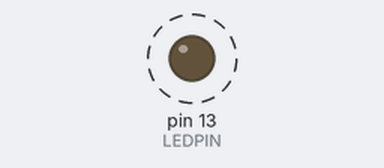
The sketch below on a simulated Arduino Uno, built with avr-gcc and run on an emulated ATmega328P. Parts: output pins drawn as LEDs (lit = HIGH). Dashed ring = blinking.

Above: at 0.14 s.
Timing chart, 0 to 3.0 s (numbered marks = the images above):
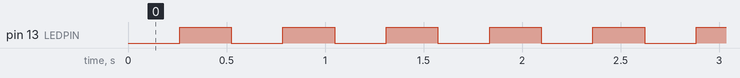

The sketch:

TimeInterrupts.ino
```cpp
// ATMega328p
//16MHz clock
//
//3 Timers :: All use the AVR chip which have the control registers for the timers
//  Timer0 :: 8-bit (0-255) :: Used by delay() and millis()55ccccccccccccccccccccc2 (probabally shouldn't change)
//  Timer1 :: 16-bit (0-65535) :: Use by Arduino Server library, but okay to use
//  Timer2 :: 8-bit (0-255) :: Use by tone()
//
//TCCRxA and TCCRxB, where x == 0, 1, 2; TCCR :: Timer/Counter Control Register (0-2 correlate)
//  Each TCCR has 8 bits:
//    TCCRxA
//      Bit : Read/Write : Initial : Name
//      0 : RW : 0 : WGM10
//      1 : RW : 0 : WGM11
//      2 :  W : 0 : -
//      3 :  W : 0 : -
//      4 : RW : 0 : COM1B0
//      5 : RW : 0 : COM1B1
//      6 : RW : 0 : COM1A0
//      7 : RW : 0 : COM1A1
//    TCCRxB :: 3 most important bits are (CS10, CS11, and CS12)
//      0 : RW : 0 : CS10
//      1 : RW : 0 : CS11
//      2 : RW : 0 : CS12
//      3 : RW : 0 : WGM12
//      4 : RW : 0 : WGM13
//      5 :  W : 0 : -
//      6 : RW : 0 : ICES1
//      7 : RW : 0 : ICNC1
//
//CSxx (Clock Settings) - In TCCRxB
//  Using the 3 CS control bits dictate the timer clock setting (all default to 0):
//    CS12 : CS11 : CS10 : Description
//       0 :    0 :    0 : No clock source (Timer / Counter stopped)
//       0 :    0 :    1 : clk_io / 1 (no prescaling)
//       0 :    1 :    0 : clk_io / 8 (from prescaler)
//       0 :    1 :    1 : clk_io / 64 (from prescaler)
//       1 :    0 :    0 : clk_io / 256 (from prescaler)
//       1 :    0 :    1 : clk_io / 1024 (from prescaler)
//       1 :    1 :    0 : External clock source on T1 pin - clock on falling edge
//       1 :    1 :    1 : External clock source on T1 pin - clock on falling edge
//
//TIMSKx Timer/CounterX Interrupt Mask Register
//  To enable Timer1 overflow interrupt (<< left shifts the 1 TOIEx times and TIMSKx is set to that)
//    TIMSK1 = (1 << TOIE1);
//
//To _disable_ timers set TCCRxB to 0 at anytime
//
//TOIE1 > Timer Overflow Interrupt Enable
//
//Clock Calculations (using Timer1 with default overflow @ 655355 [1111_1111_1111_1111]):
//  Without Prescaling:
//    TCCR1B |= (1 << CS10);
//    Timer1 > 16-bits (0-65535) @ 16MHz
//    Timer1 clock cycle (period) > TIMER1_P = 1/16e6 seconds = 6.25e-8s
//    Run-time > TIMER1_P * Overflow > 6.25e-8s * 65535 = 0.0041s
//
//  With Prescaling:
//    TCCR1B |= (1 << CS10);
//    TCCR1B |= (1 << CS12);
//    Timer1 frequency 16MHz / 1024 = 15625Hz
//    Timer1 clock cycle (period) > TIMER1_P = 1/15625 seconds = 0.000064s
//    Run-time > TIMER1_P * Overflow > 0.000064s * 65535 = 4.19424s
//
//

// http://maxembedded.com/2011/07/14/avr-timers-ctc-mode/

// http://www.engblaze.com/microcontroller-tutorial-avr-and-arduino-timer-interrupts/

// Arduino timer CTC interrupt example
// www.engblaze.com

// uart
#include <SoftwareSerial.h>
SoftwareSerial uartSerial(0, 1); // RX, TX

// avr-libc library includes
#include <avr/io.h>
#include <avr/interrupt.h>

#define LEDPIN 13

ISR( TIMER1_OVF_vect )
{
  digitalWrite( LEDPIN, !digitalRead( LEDPIN ));
  TIMSK1 = (1 << TOIE1);
  uartSerial.print("Timed!!");
  uartSerial.println();
  //TIFR1 = 1;
  //TCCR1B |= (1 << WGM12);
}

void setup() {
  // uart
  uartSerial.begin(9600); // set up serial port for 9600 baud
  // put your setup code here, to run once:
  pinMode(LEDPIN, OUTPUT);

  // initialize Timer1
  cli();          // disable global interrupts
  TCCR1A = 0;     // set entire TCCR1A register to 0
  TCCR1B = 0;     // same for TCCR1B

  //TIMSK1 = (1 << TOIE1);

  //TCCR1A |= 0;
  // not required since WGM11:0, both are zero (0)

  //TCCR1B |= (1 << WGM12)|(1 << CS11)|(1 << CS10);
  // Mode = CTC, Prescaler = 64

  // initialize counter
  //TCNT1 = 0;

  // initialize compare value
  //OCR1A = 256;

  // set compare match register to desired timer count:
  //OCR1A = 15624;

  // turn on CTC mode:
  //TCCR1B |= (1 << WGM12); // only set for compare interrupt

  // Set CS10 and CS12 bits for 1024 prescaler:
  TCCR1B |= (1 << CS10);
  TCCR1B |= (1 << CS11);
  //TCCR1B |= (1 << CS12);

  // enable timer compare interrupt:
  //TIMSK1 |= (1 << OCIE1A);
  TIMSK1 = (1 << TOIE1);

  // enable global interrupts:
  sei();

  uartSerial.print("TCCR1A:");
  uartSerial.print(TCCR1A);
  uartSerial.println();

  uartSerial.print("TCCR1B:");
  uartSerial.print(TCCR1B);
  uartSerial.println();

  uartSerial.print("== Started:");
  uartSerial.println();
}

void loop() {
  // put your main code here, to run repeatedly:

  // check whether the flag bit is set
  // if set, it means that there has been a compare match
  // and the timer has been cleared
  // use this opportunity to toggle the led
  /*if (TIFR & (1 << OCF1A)) // NOTE: '>=' used instead of '=='
  {
      PORTC ^= (1 << 0); // toggles the led
  }
//*/
  // wait! we are not done yet!
  // clear the flag bit manually since there is no ISR to execute
  // clear it by writing '1' to it (as per the datasheet)
//  TIFR |= (1 << OCF1A);

  // yeah, now we are done!
  //while(1);

  uartSerial.print("TIMSK1:");
  uartSerial.print(TIMSK1);
  uartSerial.println();

  uartSerial.print("TIFR1:");
  uartSerial.print(TIFR1);
  uartSerial.println();

  delay(200);
}
```

Measured:
- by itself, pin 13 (LEDPIN): alternates HIGH for 0.26 s and LOW for 0.26 s
- by itself, everything shown: repeats every 1.6 s, in 6 steps
